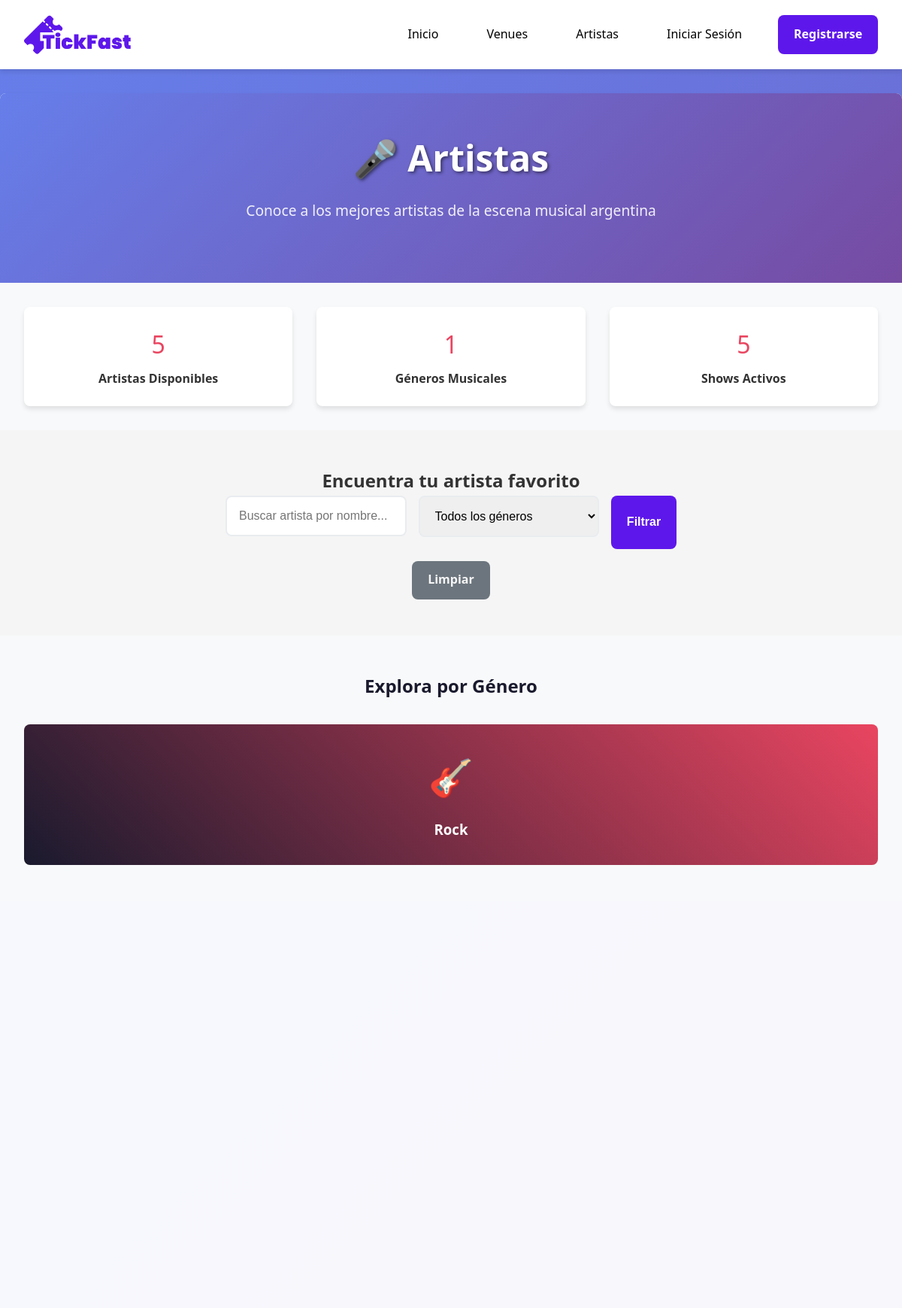
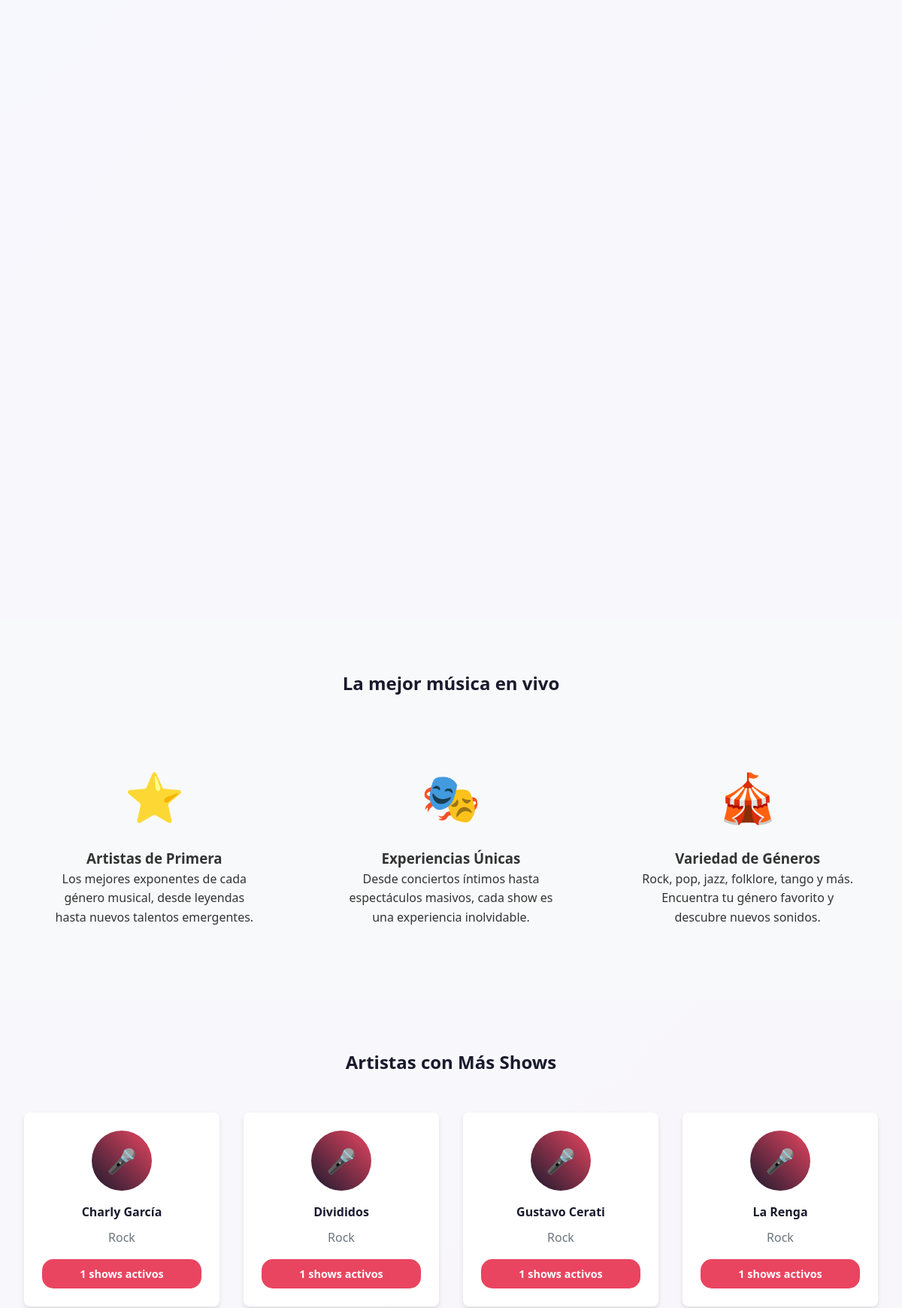
Screenshot of /artists.php (upper part) with the database file from the repository (2 pictures, top to bottom).
### tables this page shows
CREATE TABLE Artistas (
    id_artista INT PRIMARY KEY AUTO_INCREMENT,
    Nombre VARCHAR(100),
    Apellido VARCHAR(100),
    genero VARCHAR(50),
    imagen VARCHAR(255),
    descripcion TEXT,
    activo BOOLEAN DEFAULT TRUE
);

### config/db_connection.php (called while the page is built, shortened)
<?php
function isLoggedIn() {
    return isset($_SESSION['user_id']);
}
?>

### artists.php (the view, shortened to what this page needs)
<?php
require_once './config/db_connection.php';
$db = getDB();
$search = isset($_GET['search']) ? trim($_GET['search']) : '';
$genre = isset($_GET['genre']) ? trim($_GET['genre']) : '';
$whereClause = "WHERE a.activo = 1";
$params = [];
$stmt = $db->prepare("
    SELECT a.*,
           COUNT(DISTINCT sa.id_show) as total_shows,
           GROUP_CONCAT(DISTINCT s.Nombre SEPARATOR ', ') as proximos_shows
    FROM Artistas a
    LEFT JOIN Show_Artistas sa ON a.id_artista = sa.id_artista
    LEFT JOIN Shows s ON sa.id_show = s.id_show AND s.estado = 'activo' AND s.Fecha >= CURDATE()
    $whereClause
    GROUP BY a.id_artista
    ORDER BY a.Nombre ASC, a.Apellido ASC
");
$stmt->execute($params);
$artists = $stmt->fetchAll(PDO::FETCH_ASSOC);
$stmt_genres = $db->prepare("SELECT DISTINCT genero FROM Artistas WHERE genero IS NOT NULL AND activo = 1 ORDER BY genero");
$stmt_genres->execute();
$genres = $stmt_genres->fetchAll(PDO::FETCH_COLUMN);
$stmt_stats = $db->prepare("
    SELECT
        COUNT(*) as total_artistas,
        COUNT(DISTINCT genero) as total_generos,
        (SELECT COUNT(*) FROM Show_Artistas sa
         JOIN Shows s ON sa.id_show = s.id_show
         WHERE s.estado = 'activo' AND s.Fecha >= CURDATE()) as shows_activos
    FROM Artistas WHERE activo = 1
");
$stmt_stats->execute();
$stats = $stmt_stats->fetch(PDO::FETCH_ASSOC);
?>
<!DOCTYPE html>
<html lang="es">
<head>
    <link rel="stylesheet" href="./assets/styles.css">
</head>
<body class="<?php echo isLoggedIn() ? 'logged-in' : ''; ?>">
    <header class="header">
        <nav class="navbar">
            <img src="./assets/img/tickfast.png" height="60" alt="TickFast Logo" class="logo">
            <ul class="nav-menu">
                <li><a href="index.php" class="nav-link">Inicio</a></li>
                <li><a href="venues.php" class="nav-link">Venues</a></li>
                <li><a href="artists.php" class="nav-link active">Artistas</a></li>
                <?php if (isLoggedIn()): ?>
                    <li><a href="profile.php" class="nav-link">Mi Perfil</a></li>
                    <li>
                        <a href="cart.php" class="nav-link">
                            🛒 Carrito
                            <span id="cartCount" style="background: var(--accent-color); color: white; border-radius: 50%; padding: 2px 6px; font-size: 0.8rem; display: none;">0</span>
                        </a>
                    </li>
                    <li><a href="logout.php" class="nav-link">Salir</a></li>
                <?php else: ?>
                    <li><a href="login.php" class="nav-link">Iniciar Sesión</a></li>
                    <li><a href="register.php" class="nav-link btn btn-primary">Registrarse</a></li>
                <?php endif; ?>
            </ul>
        </nav>
    </header>
    <main class="main-content">
        <section class="hero" style="padding: 3rem 2rem; background: linear-gradient(135deg, #667eea 0%, #764ba2 100%);">
            <div class="container" style="text-align: center; color: white;">
                <h1 style="font-size: 3rem; margin-bottom: 1rem;">🎤 Artistas</h1>
                <p style="font-size: 1.2rem; opacity: 0.9;">Conoce a los mejores artistas de la escena musical argentina</p>
            </div>
        </section>
        <section style="background: var(--gray-light); padding: 2rem 0;">
            <div class="container">
                <div style="display: grid; grid-template-columns: repeat(auto-fit, minmax(200px, 1fr)); gap: 2rem; text-align: center;">
                    <div style="background: white; padding: 1.5rem; border-radius: var(--border-radius); box-shadow: var(--box-shadow);">
                        <div style="font-size: 2rem; color: var(--accent-color); margin-bottom: 0.5rem;"><?php echo number_format($stats['total_artistas']); ?></div>
                        <div style="font-weight: bold;">Artistas Disponibles</div>
                    </div>
                    <div style="background: white; padding: 1.5rem; border-radius: var(--border-radius); box-shadow: var(--box-shadow);">
                        <div style="font-size: 2rem; color: var(--accent-color); margin-bottom: 0.5rem;"><?php echo number_format($stats['total_generos']); ?></div>
                        <div style="font-weight: bold;">Géneros Musicales</div>
                    </div>
                    <div style="background: white; padding: 1.5rem; border-radius: var(--border-radius); box-shadow: var(--box-shadow);">
                        <div style="font-size: 2rem; color: var(--accent-color); margin-bottom: 0.5rem;"><?php echo number_format($stats['shows_activos']); ?></div>
                        <div style="font-weight: bold;">Shows Activos</div>
                    </div>
                </div>
            </div>
        </section>
        <section class="search-section">
            <div class="container">
                <h2>Encuentra tu artista favorito</h2>
                <form method="GET" class="search-form">
                    <div class="form-group">
                        <input type="text" name="search" class="form-control"
                               placeholder="Buscar artista por nombre..."
                               value="<?php echo htmlspecialchars($search); ?>">
                    </div>
                    <div class="form-group">
                        <select name="genre" class="form-control">
                            <option value="">Todos los géneros</option>
                        </select>
                    </div>
                    <button type="submit" class="btn btn-primary">Filtrar</button>
                    <a href="artists.php" class="btn btn-secondary">Limpiar</a>
                </form>
            </div>
        </section>
        <?php if (empty($search) && empty($genre)): ?>
        <section style="padding: 3rem 0; background: var(--gray-light);">
            <div class="container">
                <h2 style="text-align: center; margin-bottom: 2rem; color: var(--primary-color);">
                    Explora por Género
                </h2>
                <div style="display: grid; grid-template-columns: repeat(auto-fit, minmax(200px, 1fr)); gap: 1.5rem;">
                    <?php foreach ($genres as $index => $g): ?>
                        <a href="artists.php?genre=<?php echo urlencode($g); ?>"
                           style="background: linear-gradient(45deg, var(--primary-color), var(--accent-color));
                                  color: white; padding: 2rem; border-radius: var(--border-radius);
                                  text-decoration: none; text-align: center; transition: var(--transition);
                                  display: block;">
                            <div style="font-size: 3rem; margin-bottom: 1rem;">
                                <?php
                                $icons = ['🎸', '🎤', '🎵', '🎼', '🎹', '🥁', '🎺', '🎻'];
                                echo $icons[$index % count($icons)];
                                ?>
                            </div>
                            <h3 style="margin: 0;"><?php echo htmlspecialchars($g); ?></h3>
                        </a>
                    <?php endforeach; ?>
                </div>
            </div>
        </section>
        <?php endif; ?>
        <section class="artists-section" style="padding: 3rem 0;">
            <div class="container">
                <div class="artists-grid" style="display: grid; grid-template-columns: repeat(auto-fit, minmax(300px, 1fr)); gap: 2rem;">
                </div>
            </div>
        </section>
        <section style="background: var(--gray-light); padding: 4rem 0;">
            <div class="container">
                <h2 style="text-align: center; margin-bottom: 3rem; color: var(--primary-color);">
                    La mejor música en vivo
                </h2>
                <div style="display: grid; grid-template-columns: repeat(auto-fit, minmax(300px, 1fr)); gap: 3rem;">
                    <div style="text-align: center; padding: 2rem;">
                        <div style="font-size: 4rem; margin-bottom: 1rem;">⭐</div>
                        <h3>Artistas de Primera</h3>
                        <p>Los mejores exponentes de cada género musical, desde leyendas hasta nuevos talentos emergentes.</p>
                    </div>
                    <div style="text-align: center; padding: 2rem;">
                        <div style="font-size: 4rem; margin-bottom: 1rem;">🎭</div>
                        <h3>Experiencias Únicas</h3>
                        <p>Desde conciertos íntimos hasta espectáculos masivos, cada show es una experiencia inolvidable.</p>
                    </div>
                    <div style="text-align: center; padding: 2rem;">
                        <div style="font-size: 4rem; margin-bottom: 1rem;">🎪</div>
                        <h3>Variedad de Géneros</h3>
                        <p>Rock, pop, jazz, folklore, tango y más. Encuentra tu género favorito y descubre nuevos sonidos.</p>
                    </div>
                </div>
            </div>
        </section>
        <?php if (empty($search) && empty($genre) && !empty($artists)): ?>
        <section style="padding: 4rem 0;">
            <div class="container">
                <h2 style="text-align: center; margin-bottom: 3rem; color: var(--primary-color);">
                    Artistas con Más Shows
                </h2>
                <div style="display: grid; grid-template-columns: repeat(auto-fit, minmax(250px, 1fr)); gap: 2rem;">
                    <?php
                    $featured_artists = array_slice(
                        array_filter($artists, function($a) { return $a['total_shows'] > 0; }),
                        0, 6
                    );
                    usort($featured_artists, function($a, $b) { return $b['total_shows'] - $a['total_shows']; });
                    ?>
                    <?php foreach ($featured_artists as $artist): ?>
                        <div style="background: white; padding: 1.5rem; border-radius: var(--border-radius); box-shadow: var(--box-shadow); text-align: center; transition: var(--transition);"
                             onmouseover="this.style.transform='translateY(-5px)'" onmouseout="this.style.transform='translateY(0)'">
                            <div style="width: 80px; height: 80px; background: linear-gradient(45deg, var(--primary-color), var(--accent-color)); border-radius: 50%; margin: 0 auto 1rem; display: flex; align-items: center; justify-content: center; color: white; font-size: 2rem;">
                                🎤
                            </div>
                            <h4 style="color: var(--primary-color); margin-bottom: 0.5rem;">
                                <?php echo htmlspecialchars($artist['Nombre'] . ' ' . $artist['Apellido']); ?>
                            </h4>
                            <p style="color: var(--gray-medium); margin-bottom: 1rem;">
                                <?php echo htmlspecialchars($artist['genero']); ?>
                            </p>
                            <div style="background: var(--accent-color); color: white; padding: 0.5rem 1rem; border-radius: 15px; font-size: 0.9rem; font-weight: bold;">
                                <?php echo $artist['total_shows']; ?> shows activos
                            </div>
                        </div>
                    <?php endforeach; ?>
                </div>
            </div>
        </section>
        <?php endif; ?>
    </main>
</body>
</html>

### assets/styles.css (style rules this page uses)
* { margin: 0; padding: 0; box-sizing: border-box; }
:root { --primary-color: #1a1a2e; --secondary-color: #16213e; --accent-color: #e94560; --text-light: #f5f5f5; --text-dark: #333; --gray-light: #f8f9fa; --gray-medium: #6c757d; --success: #28a745; --warning: #ffc107; --danger: #dc3545; --border-radius: 8px; --box-shadow: 0 4px 6px rgba(0, 0, 0, 0.1); --transition: all 0.3s ease; }
body { font-family: 'Segoe UI', Tahoma, Geneva, Verdana, sans-serif; line-height: 1.6; color: var(--text-dark); background: linear-gradient(135deg, #667eea 0%, #764ba2 100%); min-height: 100vh; }
.header { background: white; color: var(--text-light); padding: 1rem 0; box-shadow: var(--box-shadow); position: sticky; top: 0; z-index: 1000; }
.navbar { max-width: 1200px; margin: 0 auto; display: flex; justify-content: space-between; align-items: center; padding: 0 2rem; }
.logo { font-size: 2rem; font-weight: bold; color: var(--accent-color); text-decoration: none; display: flex; align-items: center; }
.nav-menu { display: flex; list-style: none; gap: 2rem; align-items: center; }
.nav-link { color: black; text-decoration: none; transition: var(--transition); padding: 0.5rem 1rem; border-radius: var(--border-radius); }
.container { max-width: 1200px; margin: 0 auto; padding: 0 2rem; }
.main-content { background: rgba(255, 255, 255, 0.95); margin: 2rem auto; border-radius: var(--border-radius); box-shadow: var(--box-shadow); overflow: hidden; }
.hero { background-size: cover; background-position: center; color: var(--text-light); text-align: center; padding: 4rem 2rem; }
.hero h1 { font-size: 3.5rem; margin-bottom: 1rem; text-shadow: 2px 2px 4px rgba(0, 0, 0, 0.5); }
.hero p { font-size: 1.5rem; margin-bottom: 2rem; opacity: 0.9; }
.btn { display: inline-block; padding: 0.8rem 1.3rem; border-radius: var(--border-radius); text-decoration: none; font-weight: bold; border: none; cursor: pointer; transition: var(--transition); font-size: 1rem; }
.btn-primary { background: #5e17eb; color: white; }
.btn-secondary { background: var(--gray-medium); color: var(--text-light); }
.search-section { background: var(--text-light); padding: 3rem 2rem; text-align: center; }
.search-form { max-width: 600px; margin: 0 auto; display: flex; gap: 1rem; flex-wrap: wrap; justify-content: center; }
.form-group { margin-bottom: 1rem; flex: 1; min-width: 200px; }
.form-control { width: 100%; padding: 1rem; border: 2px solid #e9ecef; border-radius: var(--border-radius); font-size: 1rem; transition: var(--transition); }

### rows the page displays
artistas: Nombre+Apellido "Charly García", genero "Rock", total_shows "1"
artistas: Nombre+Apellido "Divididos", genero "Rock", total_shows "1"
artistas: Nombre+Apellido "Gustavo Cerati", genero "Rock", total_shows "1"
artistas: Nombre+Apellido "La Renga", genero "Rock", total_shows "1"

### other values shown
$stats['total_artistas'] "5"
$stats['total_generos'] "1"
$stats['shows_activos'] "5"
$icons[$index % count($icons)] "🎸"
$g "Rock"
